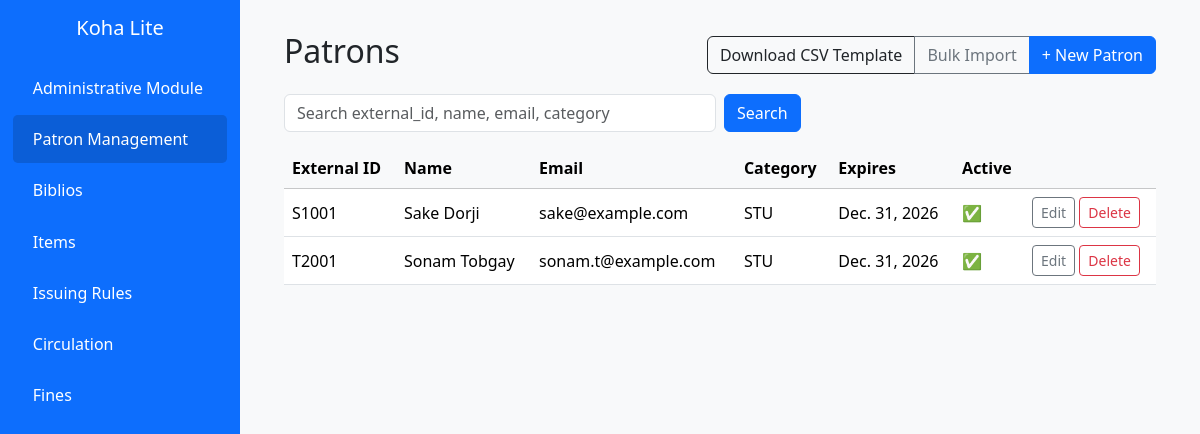
The page /patrons/ on the database as committed earlier.
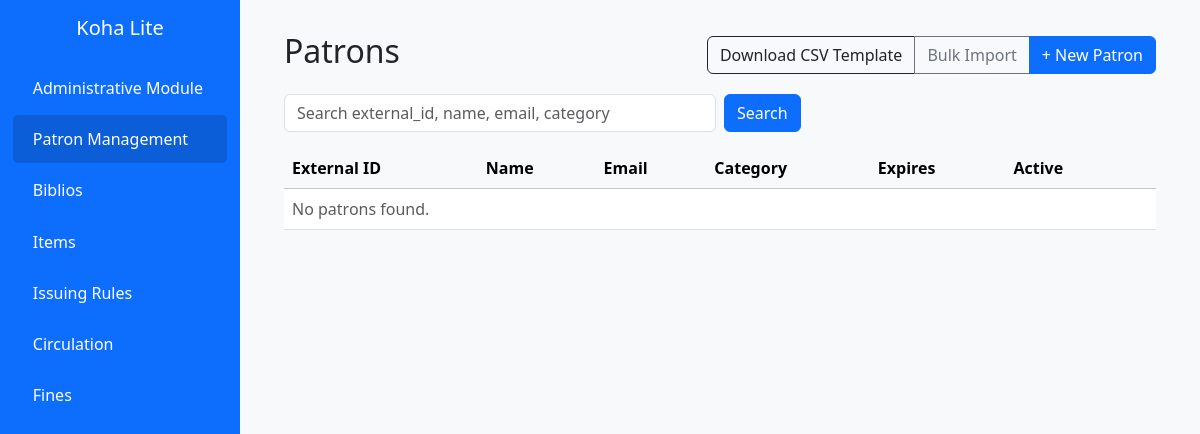
The same page on the database as committed later.
### myapp/models.py (models this page shows, shortened)
class Patron(models.Model):
    external_id = models.CharField(max_length=40, unique=True)  # student/staff ID
    first_name  = models.CharField(max_length=80)
    last_name   = models.CharField(max_length=80)
    email       = models.EmailField(blank=True)
    category = models.ForeignKey(
        "myapp.Patron_Categories",
        to_field="code",
        db_column="category_code",
        on_delete=models.PROTECT,
        related_name="patrons",
    )
    expires_at = models.DateField(null=True, blank=True)
    is_active  = models.BooleanField(default=True)
    created_at = models.DateTimeField(auto_now_add=True)
    class Meta:
        ordering = ["last_name", "first_name"]
        verbose_name = "patron"
        verbose_name_plural = "patrons"
    @property
    def is_expired(self):
        from django.utils import timezone
        return bool(self.expires_at and self.expires_at <= timezone.localdate())

class Patron_Categories(models.Model):
    code = models.CharField(max_length=20, unique=True,primary_key= True)
    name = models.CharField(max_length=120,null=False)
    class Meta:
        ordering = ["code"]

### myapp/views.py (the view, shortened to what this page needs)
# urls.py: path("patrons/", views.PatronList.as_view(), name="patron_list"),
class PatronList(ListView):
    model = Patron
    template_name = "library/patron_list.html"
    context_object_name = "rows"
    def get_queryset(self):
        qs = super().get_queryset().select_related("category")
        q = self.request.GET.get("q")
        return qs

### myapp/templates/library/patron_list.html (shortened to what this page needs)
{% extends "base.html" %}
{% block content %}
<div class="d-flex justify-content-between align-items-center mb-3">
  <h2>Patrons</h2>
  <div class="btn-group">
    <a class="btn btn-outline-dark" href="{% url 'patron_csv_template' %}">Download CSV Template</a>
    <a class="btn btn-outline-secondary" href="{% url 'patron_import' %}">Bulk Import</a>
    <a class="btn btn-primary" href="{% url 'patron_create' %}">+ New Patron</a>
  </div>
</div>
<form class="row g-2 mb-3" method="get">
  <div class="col-sm-6">
    <input class="form-control" type="text" name="q" value="{{ request.GET.q }}" placeholder="Search external_id, name, email, category">
  </div>
  <div class="col-auto">
    <button class="btn btn-primary">Search</button>
  </div>
</form>
<div class="table-responsive">
<table class="table table-hover align-middle">
  <thead class="table-light">
    <tr>
      <th>External ID</th><th>Name</th><th>Email</th><th>Category</th><th>Expires</th><th>Active</th><th></th>
    </tr>
  </thead>
  <tbody>
    {% for r in rows %}
      <tr>
        <td>{{ r.external_id }}</td>
        <td>{{ r.first_name }} {{ r.last_name }}</td>
        <td>{{ r.email }}</td>
        <td>{{ r.category.code }}</td>
        <td>
          {% if r.is_expired %}
            <span class="badge bg-danger">Expired</span>
          {% else %}
            {{ r.expires_at|default:"—" }}
          {% endif %}
        </td>
        <td>{% if r.is_active %}✅{% else %}❌{% endif %}</td>
        <td class="text-nowrap">
          <a href="{% url 'patron_update' r.pk %}" class="btn btn-sm btn-outline-secondary">Edit</a>
          <a href="{% url 'patron_delete' r.pk %}" class="btn btn-sm btn-outline-danger">Delete</a>
        </td>
      </tr>
    {% empty %}
      <tr><td colspan="7" class="text-muted">No patrons found.</td></tr>
    {% endfor %}
  </tbody>
</table>
</div>
{% endblock %}

Rows that differ between the two databases and show on the page:
removed Patron: external_id "S1001", first_name "Sake", last_name "Dorji", email "sake@example.com", category.code "STU", expires_at "Dec. 31, 2026"
removed Patron: external_id "T2001", first_name "Sonam", last_name "Tobgay", email "sonam.t@example.com", category.code "STU", expires_at "Dec. 31, 2026"
Other text that changed with them:
text now shown: "No patrons found."
